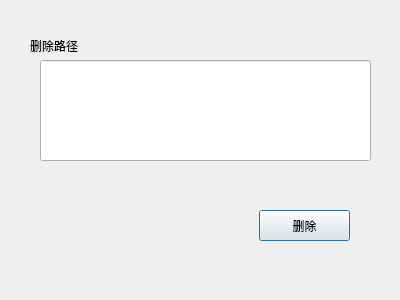
<?xml version="1.0" encoding="UTF-8"?>
<ui version="4.0">
 <class>dlg_delete</class>
 <widget class="QDialog" name="dlg_delete">
  <property name="geometry">
   <rect>
    <x>0</x>
    <y>0</y>
    <width>400</width>
    <height>300</height>
   </rect>
  </property>
  <property name="windowTitle">
   <string>Dialog</string>
  </property>
  <widget class="QLineEdit" name="deleteline">
   <property name="geometry">
    <rect>
     <x>40</x>
     <y>60</y>
     <width>331</width>
     <height>101</height>
    </rect>
   </property>
  </widget>
  <widget class="QLabel" name="label">
   <property name="geometry">
    <rect>
     <x>30</x>
     <y>30</y>
     <width>71</width>
     <height>31</height>
    </rect>
   </property>
   <property name="text">
    <string>删除路径</string>
   </property>
  </widget>
  <widget class="QPushButton" name="deleteButton">
   <property name="geometry">
    <rect>
     <x>259</x>
     <y>210</y>
     <width>91</width>
     <height>31</height>
    </rect>
   </property>
   <property name="text">
    <string>删除</string>
   </property>
  </widget>
 </widget>
 <resources/>
 <connections/>
</ui>
